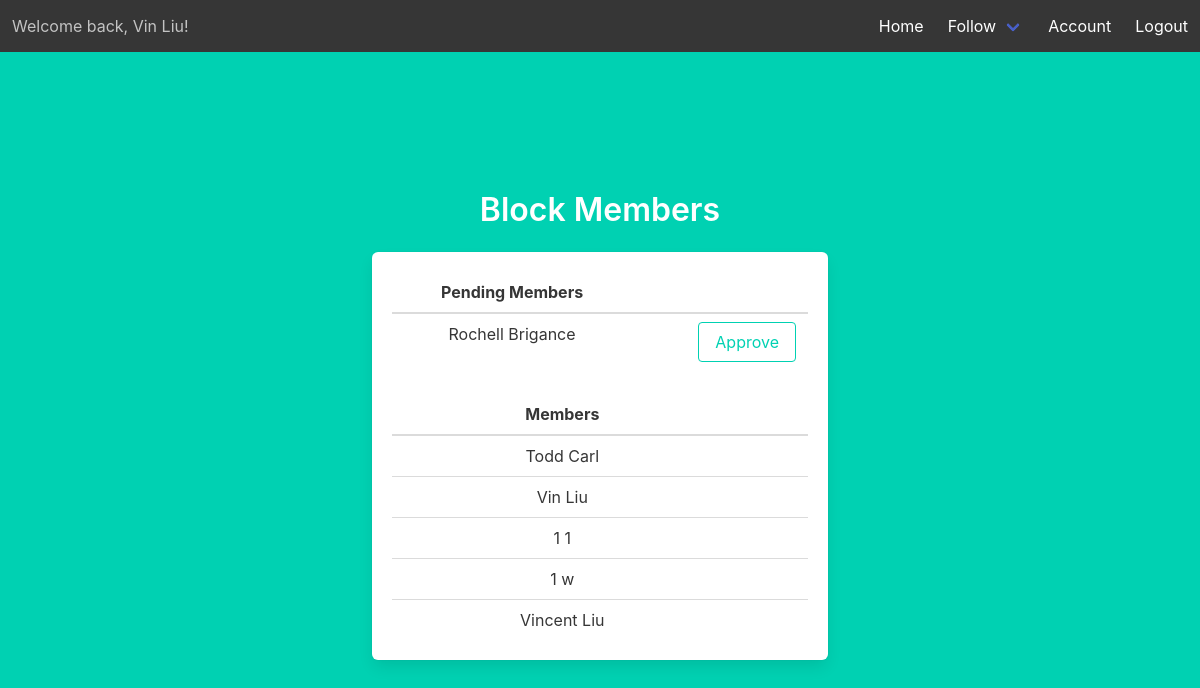
Screenshot of /block-members (signed in) with the database file from the repository.
### models.py (models this page shows)
class Users(UserMixin, db.Model):
    __tablename__ = 'Users'
    id = db.Column(db.Integer, primary_key=True)
    email = db.Column(db.String(45), unique=True, nullable=False)
    pword = db.Column(db.String(45), nullable=False)
    fname = db.Column(db.String(45), nullable=False)
    lname = db.Column(db.String(45), nullable=False)
    street_addr = db.Column(db.String(45), nullable=False)
    cid = db.Column(db.Integer, db.ForeignKey('City.id'), nullable=False)
    uprofile = db.Column(db.Text)
    photo = db.Column(db.Text)
    last_login_timestamp = db.Column(db.DateTime, default=datetime.now())

### location.py (the view)
@location.route('/block-members')
@login_required
def block_members():
    my_membership = get_my_membership()
    if my_membership:
        if my_membership.approval_count == -1:
            my_block_id = get_my_membership().bid
            pending = Membership.query.filter(
                Membership.bid == my_block_id, Membership.approval_count > -1).all()
            pending_count = len(pending)
            print('-------------------')
            print(pending)
            print(pending_count)
            approved_by_you = Approval.query.filter_by(
                approver=current_user.id, bid=my_block_id).all()
            approved_by_you_uid_list = []
            if approved_by_you:
                for i in approved_by_you:
                    approved_by_you_uid_list.append(i.approvee)
            pending_users_membership = []
            for i in pending:
                if i.uid not in approved_by_you_uid_list:
                    pending_users_membership.append(
                        [Users.query.filter_by(id=i.uid).first(), i])
            approved = Membership.query.filter(
                Membership.bid == my_block_id, Membership.approval_count < 0).all()
            approved_count = len(approved)
            print('-------------------')
            print(approved)
            print(pending_count)
            approved_users_membership = []
            for i in approved:
                approved_users_membership.append(
                    [Users.query.filter_by(id=i.uid).first(), i])
        elif my_membership.approval_count > -1:
            return render_template('block-members.html', status='Pending')
        else:
            return render_template('block-members.html', status='Not')
    return render_template('block-members.html', pending_count=pending_count, pending_users_membership=pending_users_membership, approved_users_membership=approved_users_membership, approved_count=approved_count)

### location.py (called while the page is built)
@login_required
def get_my_membership():
    return Membership.query.filter_by(uid=current_user.id).first()

### templates/block-members.html (shortened to what this page needs)
{% extends "base.html" %}
{% block content %}
<div class="column is-6 is-offset-3">
    {% if status == 'Pending' %}
    <h1 class="title">
        Your membership is still pending.
    </h1>
    {% elif status == 'Not' %}
    <h1 class="title">
        You aren't a member of this block.
    </h1>
    {% else %}
    <h1 class="title">
        Block Members
    </h1>
    <div class="box">
        {% if pending_count != 0 %}
        <table class="table is-fullwidth">
            <thead>
                <tr>
                    <th>Pending Members</th>
                    <th></th>
                </tr>
            </thead>
            <tbody>
                {% for i in pending_users_membership %}
                <tr>
                    <td>{{ i[0].fname }} {{ i[0].lname }}</td>
                    <td>
                        <form method="POST" action="/block-members">
                            <div class="control has-text-right">
                                <input class="button is-primary is-outlined" type="submit" name="action"
                                    value="Approve">
                            </div>
                        </form>
                    </td>
                </tr>
                {% endfor %}
            </tbody>
        </table>
        {% endif %}
        {% if approved_count == 0 %}
        <h3 class="subtitle  is-4 has-text-primary">You're the only user in your block.</h3>
        {% else %}
        <table class="table is-fullwidth">
            <thead>
                <tr>
                    <th>Members</th>
                    <th></th>
                </tr>
            </thead>
            <tbody>
                {% for i in approved_users_membership %}
                <tr>
                    <td>{{ i[0].fname }} {{ i[0].lname }}</td>
                    <td></td>
                </tr>
                {% endfor %}
            </tbody>
        </table>
        {% endif %}
    </div>
    {% endif %}
</div>
{% endblock %}

### templates/base.html (shortened to what this page needs)
<!DOCTYPE html>
<html>
<head>
    <link rel="stylesheet" href="https://cdnjs.cloudflare.com/ajax/libs/bulma/0.7.2/css/bulma.min.css" />
</head>
<body>
    <section class="hero is-primary is-fullheight">
        <div class="hero-head">
            <nav class="navbar has-background-dark" role="navigation" aria-label="main navigation">
                {% if current_user.is_authenticated %}
                <div class="navbar-start">
                    <p class="navbar-item">
                        Welcome back, {{ current_user.fname }} {{ current_user.lname }}!
                    </p>
                </div>
                {% endif %}
                <div id="navbarMenuHeroA" class="navbar-menu ">
                    <div class="navbar-end">
                        <a href="{{ url_for('main.index') }}" class="navbar-item">
                            Home
                        </a>
                        {% if current_user.is_authenticated %}
                        <div class="navbar-item has-dropdown is-hoverable has-text-white has-background-dark">
                            <a class="navbar-link has-background-dark">
                                Follow
                            </a>
                        </div>
                        {% endif %}
                        {% if current_user.is_authenticated %}
                        <a href="{{ url_for('acc.account') }}" class="navbar-item">
                            Account
                        </a>
                        {% endif %}
                        {% if current_user.is_authenticated %}
                        <a href="{{ url_for('auth.logout') }}" class="navbar-item">
                            Logout
                        </a>
                        {% endif %}
                    </div>
                </div>
            </nav>
        </div>
        <div class="hero-body">
            <div class="container has-text-centered">
                {% block content %}
                {% endblock %}
            </div>
        </div>
    </section>
</body>
</html>

### rows the page displays
Users: fname "Vin", lname "Liu"
Users: fname "Rochell", lname "Brigance"
Users: fname "Todd", lname "Carl"
Users: fname "1", lname "1"
Users: fname "1", lname "w"
Users: fname "Vincent", lname "Liu"
